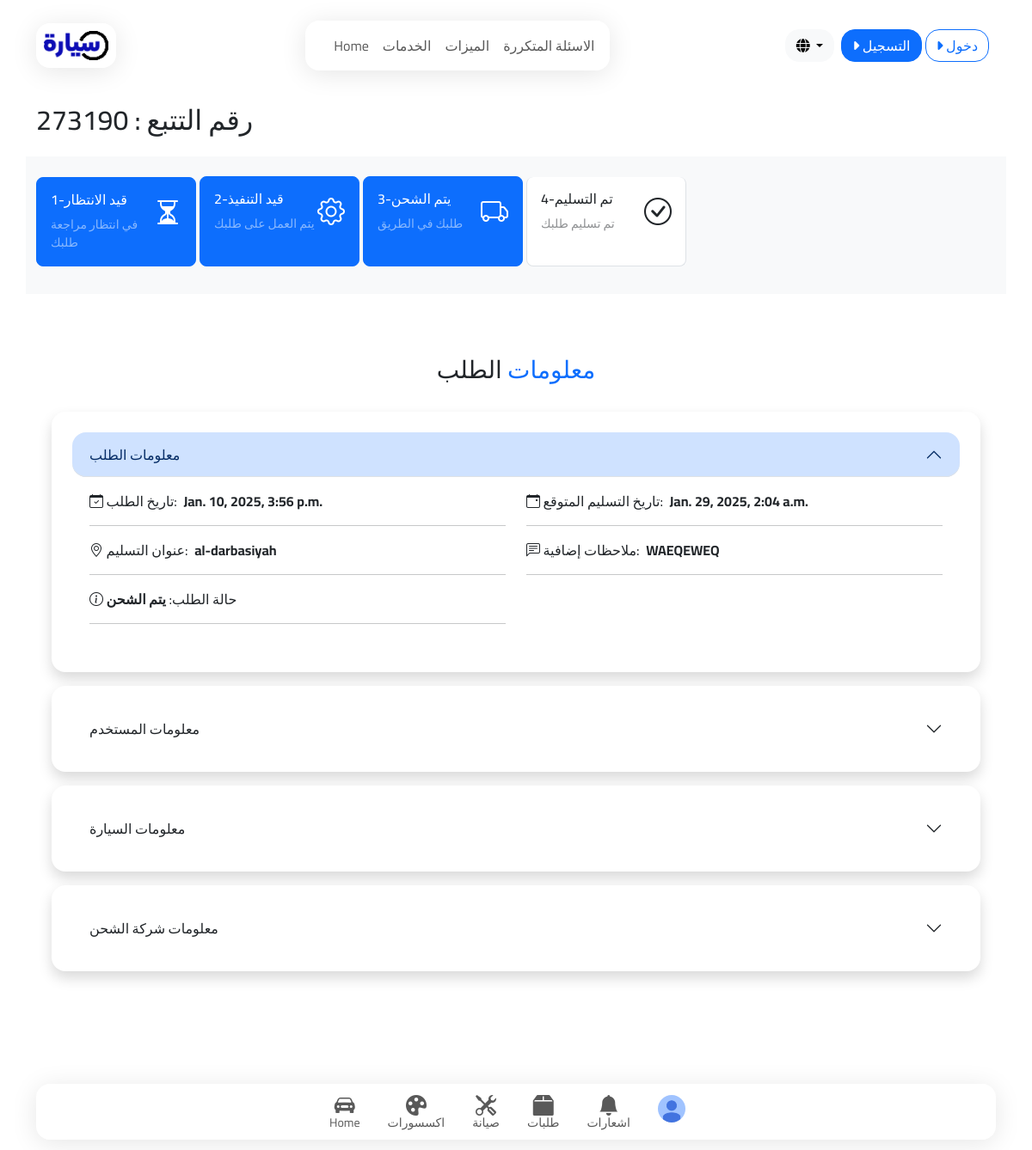
The app's page /en-us/customer/view_buy_car_order/12 with its own data.
### customer/models.py (models this page shows, shortened)
class OrderModel(models.Model):
    customer = models.ForeignKey('auth.User', on_delete=models.CASCADE, related_name="car_orders", verbose_name="العميل", null=True)
    order_type = models.CharField(
        max_length=20,
        choices=OrderTypeChoices,
        verbose_name="نوع الطلب"
    )
    buy_car_order = models.OneToOneField(BuyCarOrderModel, on_delete=models.CASCADE, verbose_name="مودل طلب شراء السيارة", null=True)
    buy_vehicle_order = models.OneToOneField(BuyVehicleOrderModel, on_delete=models.CASCADE, verbose_name="مودل طلب شراء السيارة", null=True)
    car_rental_order = models.OneToOneField(RentalOrderModel, on_delete=models.CASCADE, verbose_name="مودل طلب ايجار السيارة", null=True)
    car_installment_order = models.OneToOneField(InstallmentRequestModel, on_delete=models.CASCADE, verbose_name="مودل طلب تقسيط السيارة", null=True)
    vehicle_rental_order = models.OneToOneField(VehicleRentalOrder, on_delete=models.CASCADE, verbose_name="مودل طلب نقل حمولة", null=True)
    order_id = models.CharField(max_length=50, default=RandomOrderIDGen, null=True)
    created_at = models.DateTimeField(auto_now_add=True, verbose_name="تاريخ الإنشاء")
    updated_at = models.DateTimeField(auto_now=True, verbose_name="تاريخ التعديل")

class BuyCarOrderModel(models.Model):
    name = models.CharField(max_length=100, verbose_name="اسم الكامل")
    email = models.EmailField(verbose_name="البريد الإلكتروني")
    phone = models.CharField(max_length=15, verbose_name="رقم الهاتف")
    car = models.ForeignKey(CarModel, on_delete=models.CASCADE, related_name="car_model", verbose_name="السيارة", blank=True, null=True)
    car_import = models.ForeignKey(CarImportModel, on_delete=models.CASCADE, related_name="car_import_model", verbose_name="السيارة", blank=True, null=True)
    order_date = models.DateTimeField(auto_now_add=True, verbose_name="تاريخ الطلب")
    delivery_date = models.DateTimeField(null=True, blank=True, verbose_name="تاريخ التسليم المتوقع")
    address = models.TextField(verbose_name="عنوان التسليم")
    notes = models.TextField(null=True, blank=True, verbose_name="ملاحظات إضافية")
    PENDING = 'pending'
    IN_PROGRESS = 'in_progress'
    SHIPPED = 'shipped'
    DELIVERED = 'delivered'
    CANCELED = 'canceled'
    ORDER_STATUS = [
        (PENDING, 'قيد الانتظار'),
        (IN_PROGRESS, 'قيد التنفيذ'),
        (SHIPPED, 'يتم الشحن'),
        (DELIVERED, 'تم التسليم'),
        (CANCELED, 'ملغى'),
    ]
    status = models.CharField(
        max_length=20,
        choices=ORDER_STATUS,
        default=PENDING,
        verbose_name="حالة الطلب"
    )
    shipping_company = models.ForeignKey(ShippingCompanyModel, null=True, blank=True, verbose_name="شركة الشحن", on_delete=models.CASCADE)
    tracking_number = models.CharField(max_length=100, null=True, blank=True, verbose_name="رقم التتبع")
    shipping_cost = models.DecimalField(max_digits=10, decimal_places=2, null=True, blank=True, verbose_name="تكلفة الشحن")
    created_at = models.DateTimeField(auto_now_add=True, verbose_name="تاريخ الإنشاء")
    updated_at = models.DateTimeField(auto_now=True, verbose_name="تاريخ التعديل")
    class Meta:
        verbose_name = "طلب سيارة"
        verbose_name_plural = "طلبات السيارات"
        ordering = ['-order_date']

### customer/views.py (the view)
# urls.py: path('view_buy_car_order/<int:order_id>', views.view_buy_car_order, name='view_buy_car_order'),
def view_buy_car_order(request, order_id):
    user = request.user
    order = OrderModel.objects.get(id=order_id)
    buy_car_order = order.buy_car_order
    return render(request, 'customer/orders/view_buy_car_order.html', {'order':order, 'buy_car_order':buy_car_order})

### customer/models.py (called while the page is built)
    def __str__(self):
        return self.name

### templates/customer/orders/view_buy_car_order.html (shortened to what this page needs)
{% extends "customer_base.html" %}
{% load static %}
{% load i18n %}
{% block heads %}
<link rel="stylesheet" href="https://cdnjs.cloudflare.com/ajax/libs/croppie/2.6.5/croppie.min.css" />
{% endblock heads %}
{% block sheri %}
<div class="container">
    <h2 class="py-3">رقم التتبع : {{order.order_id}}</h2>
</div>
<div class="container p-4 bg-body-tertiary">
    <div class="list-group list-group-checkable row row-cols-2 row row-cols-md-4 flex-row justify-content-center justify-content-md-start">
        <label class="col-5 col-md-2 list-group-item rounded-3 py-3 me-1 mb-2 d-flex justify-content-between {% if buy_car_order.status in 'pending in_progress shipped delivered' %}active{% endif %}" for="listGroupCheckableRadios1">
            <div>
                <h6>1-قيد الانتظار</h6>
                <span class="d-block small opacity-50">في انتظار مراجعة طلبك</span>
            </div>
            <i class="bi bi-hourglass-split fs-2"></i>
        </label>
        <label class="col-5 col-md-2 list-group-item rounded-3 py-3 me-1 mb-2 d-flex justify-content-between {% if buy_car_order.status in 'in_progress shipped delivered' %}active{% endif %}" for="listGroupCheckableRadios1">
            <div>
                <h6>2-قيد التنفيذ</h6>
                <span class="d-block small opacity-50">يتم العمل على طلبك</span>
            </div>
            <i class="bi bi-gear fs-2"></i>
        </label>
        <label class="col-5 col-md-2 list-group-item rounded-3 py-3 me-1 mb-2  d-flex justify-content-between {% if buy_car_order.status in 'shipped delivered' %}active{% endif %}" for="listGroupCheckableRadios1">
            <div>
                <h6>3-يتم الشحن</h6>
                <span class="d-block small opacity-50">طلبك في الطريق</span>
            </div>
            <i class="bi bi-truck fs-2"></i>
        </label>
        <label class="col-5 col-md-2 list-group-item rounded-3 py-3 me-1 mb-2  d-flex justify-content-between {% if buy_car_order.status in 'delivered' %}active{% endif %}" for="listGroupCheckableRadios1">
            <div>
                <h6>4-تم التسليم</h6>
                <span class="d-block small opacity-50">تم تسليم طلبك</span>
            </div>
            <i class="bi bi-check-circle fs-2"></i>
        </label>
      </div>
</div>
<div class="py-5 px-2 px-md-4 ">
    <h3 class="text-center py-4">
        <span class="text-primary">معلومات</span>
        الطلب
    </h3>
    <div class="accordion accordion-flush mx-auto" id="accordionFlushExample" style="max-width: 1080px;">
        <div class="accordion-item p-4 rounded-4 mb-3 border-0 shadow border border-primary">
            <h2 class="accordion-header">
                <div class="accordion-button rounded-4" type="button" data-bs-toggle="collapse"
                    data-bs-target="#flush-collapseOne" aria-expanded="true" aria-controls="flush-collapseOne">
                    {% trans "معلومات الطلب" %}
                </div>
            </h2>
            <div id="flush-collapseOne" class="accordion-collapse collapse show"
                data-bs-parent="#accordionFlushExample">
                <div class="accordion-body">
                    <div class="row row-cols-1 row-cols-md-2">
                        <div>
                            <i class="bi bi-calendar-check"></i>
                            <span class="me-1">تاريخ الطلب:</span>
                            <strong>{{ buy_car_order.order_date }}</strong>
                            <hr>
                        </div>
                        <div>
                            <i class="bi bi-calendar-event"></i>
                            <span class="me-1">تاريخ التسليم المتوقع:</span>
                            <strong>{{ buy_car_order.delivery_date }}</strong>
                            <hr>
                        </div>
                        <div>
                            <i class="bi bi-geo-alt"></i>
                            <span class="me-1">عنوان التسليم:</span>
                            <strong>{{ buy_car_order.address }}</strong>
                            <hr>
                        </div>
                        <div>
                            <i class="bi bi-chat-left-text"></i>
                            <span class="me-1">ملاحظات إضافية:</span>
                            <strong>{{ buy_car_order.notes }}</strong>
                            <hr>
                        </div>
                        <div>
                            <i class="bi bi-info-circle"></i>
                            <span class="me-1">حالة الطلب:</span>
                            <strong>{{ buy_car_order.get_status_display }}</strong>
                            <hr>
                        </div>
                    </div>
                </div>
            </div>
        </div>
        <div class="accordion-item p-4 rounded-4 mb-3 border-0 shadow">
            <h2 class="accordion-header">
                <div class="accordion-button collapsed rounded-4" type="button" data-bs-toggle="collapse"
                    data-bs-target="#flush-collapseOne2" aria-expanded="false" aria-controls="flush-collapseOne2">
                    {% trans "معلومات المستخدم" %}
                </div>
            </h2>
        </div>
        <div class="accordion-item p-4 rounded-4 mb-3 border-0 shadow">
            <h2 class="accordion-header">
                <div class="accordion-button collapsed rounded-4" type="button" data-bs-toggle="collapse"
                    data-bs-target="#flush-collapseOne3" aria-expanded="false" aria-controls="flush-collapseOne3">
                    {% trans "معلومات السيارة" %}
                </div>
            </h2>
        </div>
        <div class="accordion-item p-4 rounded-4 mb-3 border-0 shadow">
            <h2 class="accordion-header">
                <div class="accordion-button collapsed rounded-4" type="button" data-bs-toggle="collapse"
                    data-bs-target="#flush-collapseOne4" aria-expanded="false" aria-controls="flush-collapseOne4">
                    {% trans "معلومات شركة الشحن" %}
                </div>
            </h2>
        </div>
    </div>
</div>
<div class="py-4"></div>
{% endblock %}

### sayyar/static/css/pages/base.css (style rules this page uses)
body { padding-top: 3.5rem }

### records on screen
OrderModel: order_id "273190"
BuyCarOrderModel: order_date "Jan. 10, 2025, 3:56 p.m.", delivery_date "Jan. 29, 2025, 2:04 a.m.", address "al-darbasiyah", notes "WAEQEWEQ", status "يتم الشحن"
